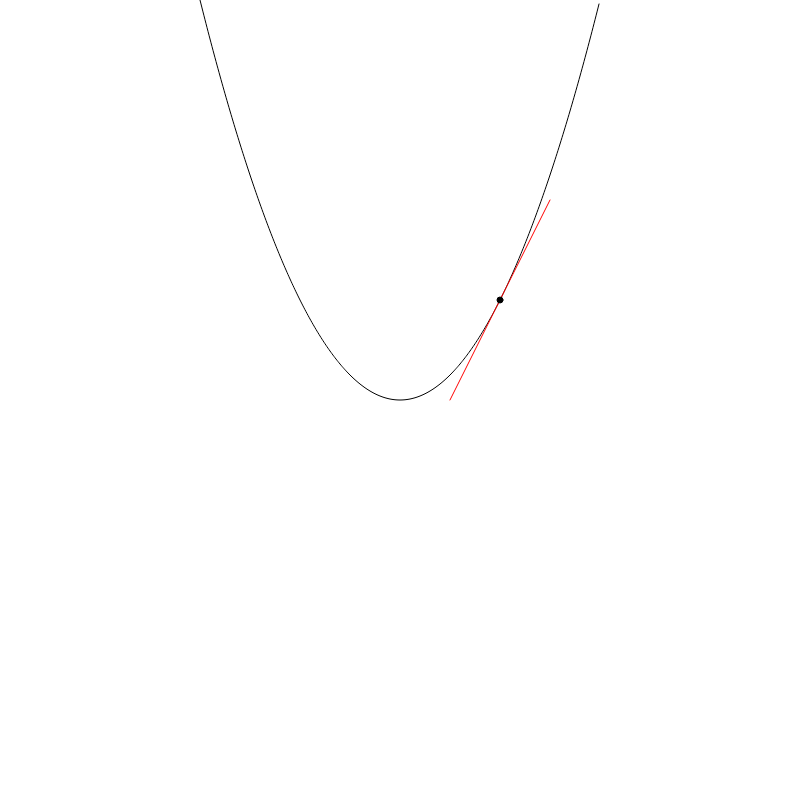
Frame 1 (no input)
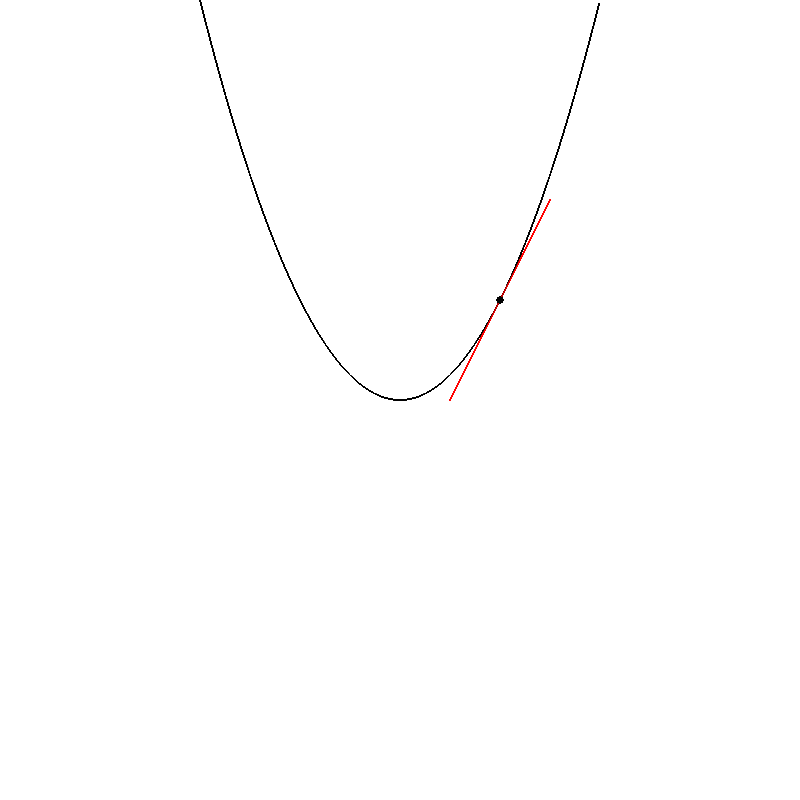
Frame 60 (no input)
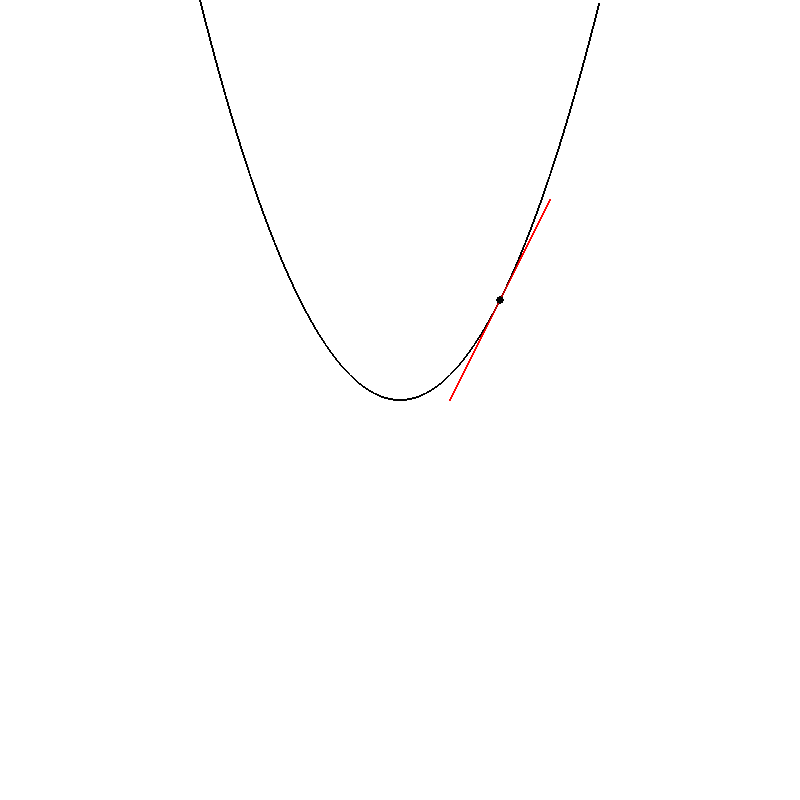
Frame 120 (the mouse pressed at the canvas centre since frame 60)

The p5.js sketch that drew these frames (run headless with seeded random() and noise() and a simulated clock; from frame 60 on, the mouse is pressed at the canvas centre):

// p5.js sketch
// ── sketch.js


function setup() {
    createCanvas(800, 800);
}

function draw() {
    // background(255);
    translate(width / 2, height / 2); // 原点を少し右に、中央に移動
    scale(1, -1); // Y軸を上向きに

    // 関数 f(x) のグラフを描画
    stroke(0);
    noFill();
    beginShape();
    for (let x = -200; x < 200; x += 1) {
        let y = f(x);
        vertex(x, y);
    }
    endShape();

    // 接線の描画
    let x0 = 100;
    drawTangent(x0, f(x0), derivative(f, x0));

}

/**
 * 微分係数を求める対象となる関数 f(x) = 0.01x^2 を定義する
 * @param {number} x - 入力値
 * @returns {number} 関数の出力値
 */
function f(x) {
    return 0.01 * x * x;
}

/**
 * 対象となる関数を引数として受け取り、数値微分を用いて関数の微分係数を計算する関数
 * @param {Function} f - 微分対象の関数
 * @param {number} x - 微分を計算する点
 * @param {number} [h=1e-3] - 微小な変化量（デフォルト値: 0.001）
 * @returns {number} 点xにおける微分係数
 */
function derivative(f, x, h = 1e-3) {
    return (f(x + h) - f(x)) / h;
}

function mouseClicked() {
    console.log(mouseX, mouseY);
    let x0 = mouseX - width / 2;
    drawTangent(x0, f(x0), derivative(f, x0));
}

function drawTangent(x0, y0, slope, length = 50) {
    // 接線の描画
    stroke(255, 0, 0);
    let x1 = x0 - length;
    let y1 = slope * (x1 - x0) + y0;
    let x2 = x0 + length;
    let y2 = slope * (x2 - x0) + y0;
    line(x1, y1, x2, y2);

    // 接点の描画
    stroke(0);
    fill(0);
    ellipse(x0, y0, 6, 6);
}



// ── test.html
<!DOCTYPE html>
<html lang="ja">
<head>
  <meta charset="UTF-8">
  <title>作業標準書（車載） - 測定1</title>
  <style>
    body {
      font-family: 'Segoe UI', sans-serif;
      background: #f7f7f7;
      color: #333;
      margin: 0;
      padding: 2em;
    }

    .container {
      background: #fff;
      padding: 2em;
      max-width: 800px;
      margin: auto;
      border-radius: 12px;
      box-shadow: 0 2px 8px rgba(0,0,0,0.1);
    }

    h1 {
      font-size: 24px;
      margin-bottom: 0.2em;
    }

    h2 {
      font-size: 18px;
      border-left: 4px solid #4CAF50;
      padding-left: 0.5em;
      margin-top: 1.5em;
    }

    .tag {
      display: inline-block;
      background: #e0f7e9;
      color: #2e7d32;
      font-size: 12px;
      padding: 2px 6px;
      margin-left: 8px;
      border-radius: 4px;
    }

    .block {
      margin-bottom: 1.5em;
    }

    .bullet {
      margin-left: 1.2em;
      list-style: disc;
    }

    img {
      max-width: 100%;
      border-radius: 8px;
      margin: 1em 0;
      box-shadow: 0 1px 6px rgba(0,0,0,0.1);
    }

    .caption {
      font-size: 13px;
      color: #777;
      margin-bottom: 1em;
      text-align: center;
    }
  </style>
</head>
<body>
  <div class="container">
    <h1>作業標準書（車載）<span class="tag">測定1</span></h1>
    <div class="block">工程名：出荷検査 / 文書番号：YSWS-273</div>

    <h2>本作業標準書の作成目的</h2>
    <div class="block">
      <ul class="bullet">
        <li>本製品の出荷検査において、担当者が変わった場合や検査方法が曖昧になった場合でも、</li>
        <li>検査の仕方にばらつきが出ないように標準化するため。</li>
      </ul>
    </div>

    <h2>測定項目ごとの作業手順</h2>

    <div class="block">
      <strong>① 外径測定（1⃣ 内径・外径測定）</strong><br>
      下図のように専用のゲージに通して確認する。
      <img src="https://via.placeholder.com/700x300?text=%E6%B8%AC%E5%AE%9A%E3%82%B2%E3%83%BC%E3%82%B8%E3%81%AE%E4%BD%BF%E7%94%A8%E4%BE%8B" alt="測定ゲージの使い方イメージ">
      <div class="caption">図1：ゲージを使った外径確認</div>
      ※ゲージによって内径、外径を確認する際は、製品を押し込まずに自重で通るかどうかで判断する。
    </div>

    <div class="block">
      <strong>② その他の検査項目</strong><br>
      必要に応じて他の測定方法も記載。
      <img src="https://via.placeholder.com/600x200?text=%E6%A4%9C%E6%9F%BB%E4%BD%9C%E6%A5%AD%E3%81%AE%E3%82%A4%E3%83%A1%E3%83%BC%E3%82%B8" alt="検査作業のイメージ画像">
      <div class="caption">図2：作業中のイメージ</div>
    </div>

  </div>
</body>
</html>
